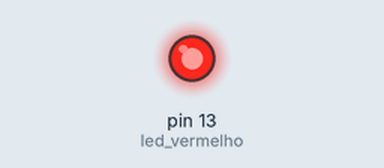
A sketch run on a simulated Arduino Uno, built with avr-gcc and run on an emulated ATmega328P. Parts: output pins drawn as LEDs (lit = HIGH).

Above: at 1.0 s.
At 38.0 s:
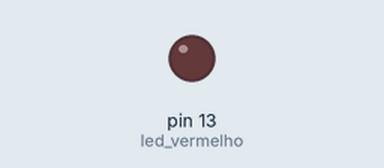
Timing chart, 0 to 52.0 s (numbered marks = the images above):
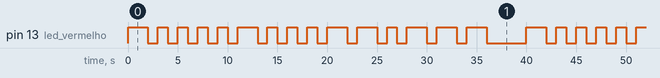

Measured:
- by itself, pin 13 (led_vermelho): moves between LOW and HIGH, repeating every 40.0 s
- by itself, everything shown: repeats every 40.0 s, in 30 steps

The sketch:

Bruno.ino
```cpp
int led_vermelho = 13;
void setup()
{
pinMode(led_vermelho, OUTPUT);
}

void loop()
{
  //B
traco();
for (int x=0;x<3;x++){
  ponto();
}
  //R
ponto();
traco();
ponto();

  //U
for (int x=0;x<2;x++){
  ponto();
}
traco();

  //N
  traco();
  ponto();

  //O
  for (int x=0;x<3;x++){
  traco();
}
delay(3000);

}

void traco(){
  digitalWrite(led_vermelho, HIGH);
  delay(2000);
  digitalWrite(led_vermelho, LOW);
  delay(1000);
}

void ponto(){
  digitalWrite(led_vermelho, HIGH);
  delay(1000);
  digitalWrite(led_vermelho, LOW);
  delay(1000);
}
```
